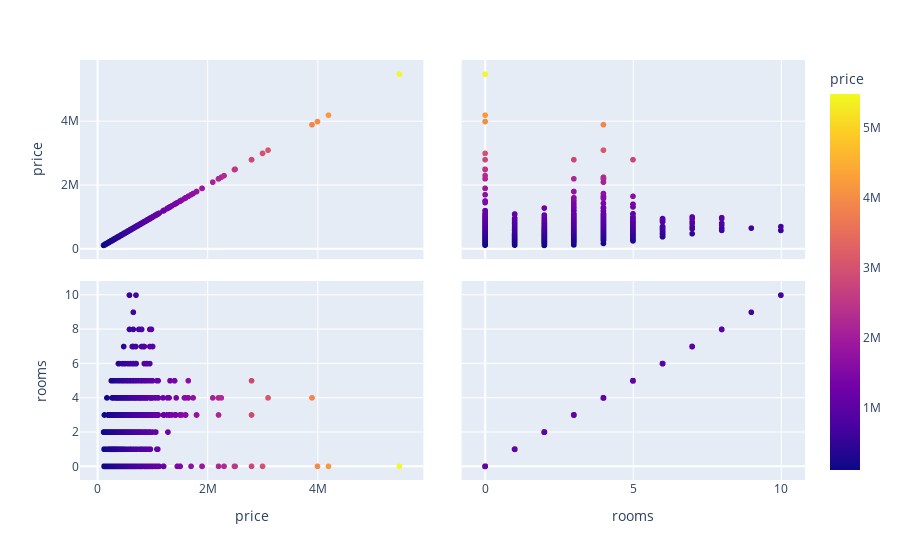

Source (notebook cell):
### Markdown cell above
Grafico de dispersao do preço, tamanho e quantidade de quartos

### Code cell
grafico = px.scatter_matrix(properties, dimensions=["price", "rooms"], color="price")
grafico

### Figure 1 — Plotly figure (JSON) as saved in the notebook; plotly's stock layout.template omitted (floating-point values rounded to 4 significant figures; data arrays with more than 128 entries replaced by an {"elided": "..."} marker saying what was removed)
{"data": [{"dimensions": [{"axis": {"matches": true}, "label": "price", "values": {"elided": "4819 int values"}}, {"axis": {"matches": true}, "label": "rooms", "values": {"elided": "4819 int values"}}], "hovertemplate": "%{xaxis.title.text}=%{x}<br>%{yaxis.title.text}=%{y}<br>price=%{marker.color}<extra></extra>", "legendgroup": "", "marker": {"color": {"elided": "4819 int values"}, "coloraxis": "coloraxis", "symbol": "circle"}, "name": "", "showlegend": false, "type": "splom"}], "layout": {"coloraxis": {"colorbar": {"title": {"text": "price"}}, "colorscale": [[0, "#0d0887"], [0.1111, "#46039f"], [0.2222, "#7201a8"], [0.3333, "#9c179e"], [0.4444, "#bd3786"], [0.5556, "#d8576b"], [0.6667, "#ed7953"], [0.7778, "#fb9f3a"], [0.8889, "#fdca26"], [1, "#f0f921"]]}, "dragmode": "select", "legend": {"tracegroupgap": 0}, "margin": {"t": 60}}}
